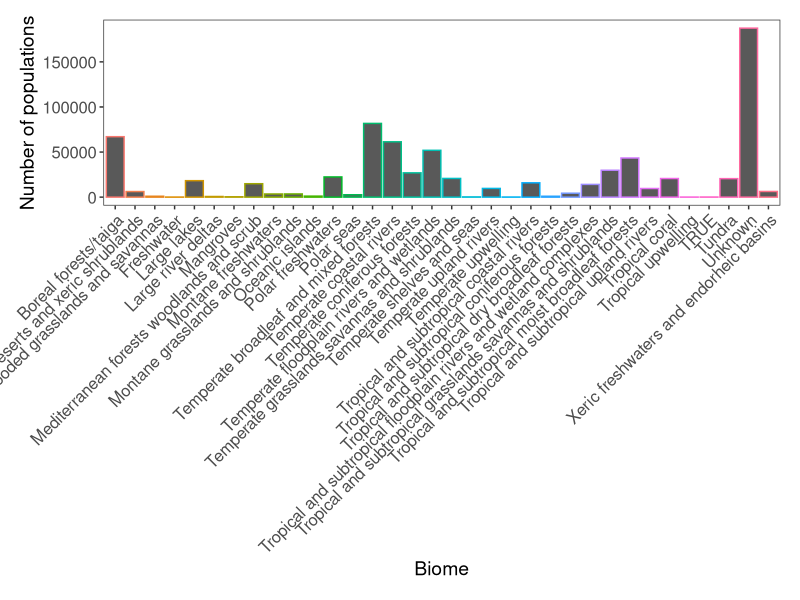
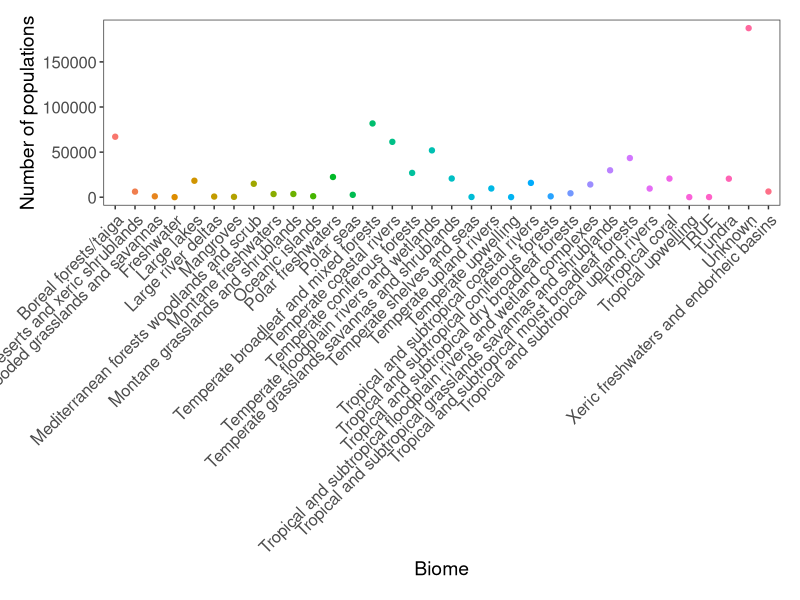
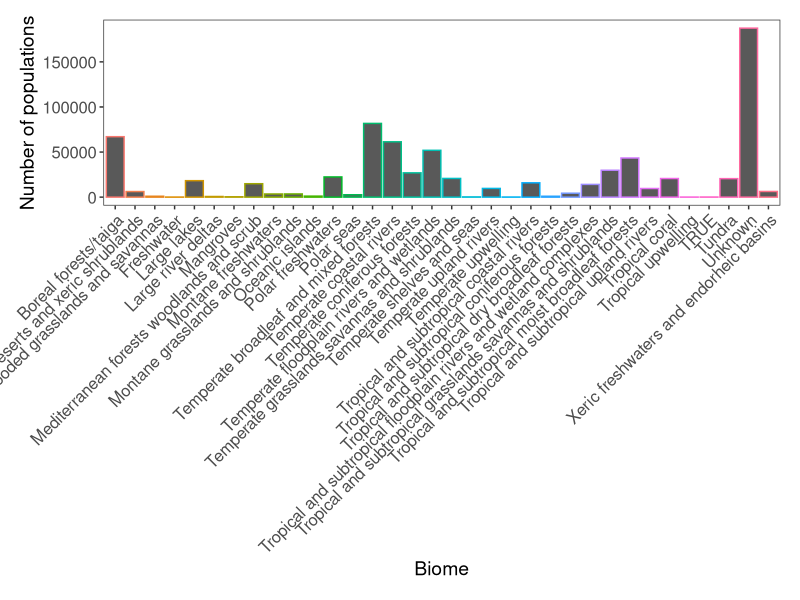

Reproduce these figures in R, in order.
# Creating plots of LPI population frequency by biome
# http://www.livingplanetindex.org/home/index
# 2017_10_12
# The Coding Club Team (ourcodingclub@gmail.com)

# Libraries ----
library(tidyr)
library(readr)
library(ggplot2)
library(dplyr)

# Functions ----

# Consistent plot aesthetics for ggplot2
theme.LPI <- function(){
	theme_bw() +
		theme(axis.text.x = element_text(size=12, angle=45, vjust=1, hjust=1),
					axis.text.y = element_text(size=12),
					axis.title.x = element_text(size=14, face="plain"),
					axis.title.y = element_text(size=14, face="plain"),
					panel.grid.major.x = element_blank(), 
					panel.grid.minor.x = element_blank(),
					panel.grid.minor.y = element_blank(),
					panel.grid.major.y = element_blank(),
					plot.margin = unit(c(0.5, 0.5, 0.5, 0.5), units = , "cm"),
					plot.title = element_text(size=20, vjust=1, hjust=0.5),
					legend.text = element_text(size=12, face="italic"),
					legend.title = element_blank(),
					legend.position=c(0.9, 0.9))
}

# Set the working directory ----
# already set properly

# Import data from .csv ----
LPI <- read.csv("03_Coding_etiquette/LPIdata_CC.csv")

# Clean data ----

# long format, so abundance records in one col.
LPI_long <- gather(LPI, "year", "abundance", 9:53)  

# Force years to numeric
LPI_long$year <- parse_number(LPI_long$year)

# Check names and make consistent case
names(LPI_long)
names(LPI_long) <- tolower(names(LPI_long))

# Force abundance to numeric
LPI_long$abundance <- as.numeric(LPI_long$abundance)

# Create summary data frame of population `n`
LPI_biome_summ <- LPI_long %>% 
	group_by(biome) %>%
	summarise(population = n())

# Check data frame has formed correctly
head(LPI_biome_summ)

# Create plots of population frequency per biome ----

# bar graph
type = "bar"
biome_barplot <- ggplot(LPI_long, aes(biome, color = biome)) + {
	if(type == "bar") geom_bar() else geom_point(stat = "count")
	} +
	theme.LPI() + 
	ylab("Number of populations") + 
	xlab("Biome") +
	theme(legend.position = "none")

# dot plot
type = "point"
biome_dotplot <- ggplot(LPI_long, aes(biome, color = biome)) + {
	if(type == "bar") geom_bar() else geom_point(stat = "count")
	} +
	theme.LPI() + 
	ylab("Number of populations") + 
	xlab("Biome") +
	theme(legend.position = "none")

# Compare plots
biome_barplot
biome_dotplot

# Bar graph looks better, save to pdf
type = "bar"
pdf(file="biome_freq_barplot.pdf",  width = 13.33, height = 26.66)
ggplot(LPI_long, aes(biome, color = biome)) + {
	if(type == "bar") geom_bar() else geom_point(stat = "count")
	} +
	theme.LPI() + 
	ylab("Number of populations") + 
	xlab("Biome") +
	theme(legend.position = "none")
dev.off()
